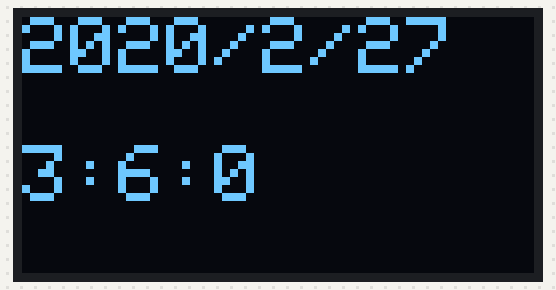
The sketch below on a simulated Arduino Uno, built with avr-gcc and run on an emulated ATmega328P. Parts: 128×64 one-colour display. The local clock reads 2024-03-15 10:24:30 at power-on unless the sketch sets it.

Above: at 0.1 s.
At 5.1 s:
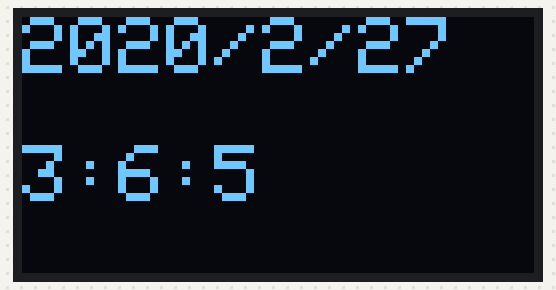
At 9.1 s:
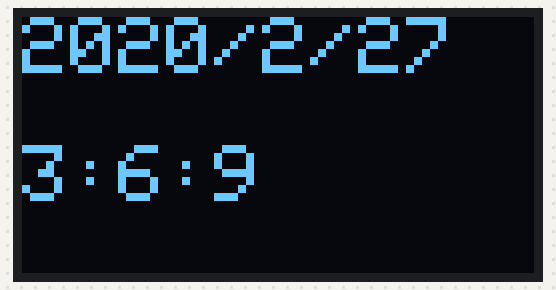
At 18.1 s:
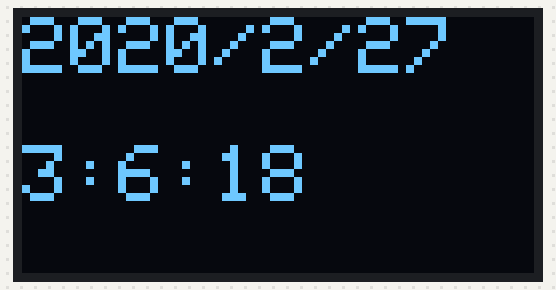
At 28.1 s:
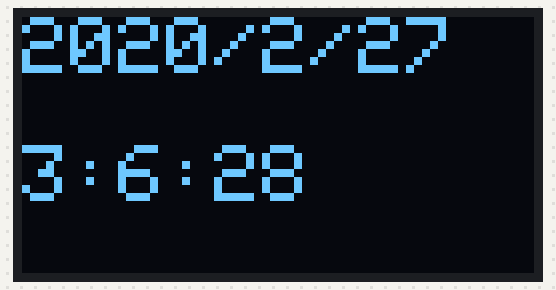
At 38.1 s:
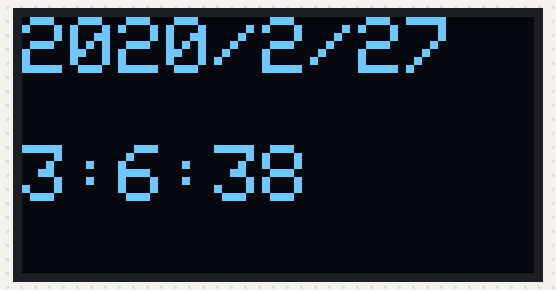

The sketch:

lab7-2.ino
```cpp
#include <SPI.h>
#include <Wire.h>
#include <Adafruit_GFX.h>
#include <Adafruit_SSD1306.h>
#define SCREEN_WIDTH 128 // OLED display width, in pixels
#define SCREEN_HEIGHT 64 // OLED display height, in pixels

// Declaration for an SSD1306 display connected to I2C (SDA, SCL pins)
#define OLED_RESET     -1 // Reset pin # (or -1 if sharing Arduino reset pin)
Adafruit_SSD1306 display(SCREEN_WIDTH, SCREEN_HEIGHT, &Wire, OLED_RESET);

#include <ThreeWire.h>
#include <RtcDS1302.h>
ThreeWire myWire(4,5,6); // IO, SCLK, CE
RtcDS1302<ThreeWire> Rtc(myWire);

void displayDateTime(const RtcDateTime& dt){
  display.clearDisplay();
  display.setTextSize(2);
  display.setTextColor(WHITE);
  display.setCursor(0,0);
  display.print(dt.Year(), DEC);
  display.print('/');
  display.print(dt.Month(), DEC);
  display.print('/');
  display.print(dt.Day(), DEC);
  display.println();
  display.println();
  display.print(dt.Hour(), DEC);
  display.print(':');
  display.print(dt.Minute(), DEC);
  display.print(':');
  display.print(dt.Second(), DEC);
  display.display();
}

void setup() {
  display.begin(SSD1306_SWITCHCAPVCC, 0x3c); //initialize I2C addr 0x3c
  display.clearDisplay(); // clears the screen and buffer
  display.drawPixel(127, 63, WHITE);

  Rtc.Begin();
  RtcDateTime setting_time(2020,2,27,3,06,00);
  Rtc.SetDateTime(setting_time);
  }

  void loop() {
    RtcDateTime now = Rtc.GetDateTime();
    displayDateTime(now);
}
```

Measured:
- what the display in image 1 shows lasts 1.0 s, from 5.0 s to 6.0 s
